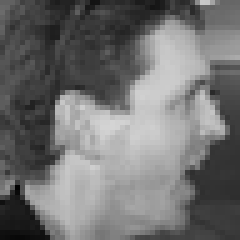
#> input picture activities/act_3/Data/Angry/10385.png, 48 x 48 px (shown 5 times larger); its folder holds only this picture in this run
$ jupyter execute clean_image_data.ipynb   (shell and % lines are left out)
#> lines starting #> are read from the running program, lines starting #| are printed output that depends on the picture
# 🧹 Image Data Cleaning Guide
### Human Emotion Dataset — `C:/Nemeno/3rd year/2nd sem/IS2/activities/act_3/Data`

This notebook walks you through cleaning your emotion image dataset step by step:

1. **Audit the dataset** — count files per class, list formats
2. **Fix the folder name typo** — `Suprise` → `Surprise`
3. **Remove corrupted images** — files that can't be opened
4. **Remove too-small images** — images with very low resolution
5. **Detect duplicate images** — identical files (by hash)
6. **Check class balance** — visualize how many images per class
7. **Summary report** — what was removed and what remains

---
## Step 0 — Install required libraries

[cell 1]
# Run this cell once if you don't have these libraries

---
## Step 1 — Setup & Imports

[cell 2]
import os
import hashlib
import shutil
from pathlib import Path
from PIL import Image
import pandas as pd
import matplotlib.pyplot as plt
import matplotlib.image as mpimg
from tqdm import tqdm
import warnings
warnings.filterwarnings('ignore')

# --- Configuration ---
DATA_DIR = Path(r'C:/Nemeno/3rd year/2nd sem/IS2/activities/act_3/Data')
VALID_EXTENSIONS = {'.png', '.jpg', '.jpeg', '.bmp', '.gif', '.webp'}
MIN_SIZE_PX = 48   # Minimum width AND height in pixels

print(f"Data directory: {DATA_DIR}")
print(f"Exists: {DATA_DIR.exists()}")

---
## Step 2 — Audit: Count files per class

[cell 3]
classes = [d.name for d in DATA_DIR.iterdir() if d.is_dir()]
print(f"Found classes: {classes}\n")

audit = []
for cls in classes:
    cls_dir = DATA_DIR / cls
    files = list(cls_dir.iterdir())
    by_ext = {}
    for f in files:
        ext = f.suffix.lower()
        by_ext[ext] = by_ext.get(ext, 0) + 1
    audit.append({'Class': cls, 'Total Files': len(files), **by_ext})

audit_df = pd.DataFrame(audit).fillna(0)
int_cols = [c for c in audit_df.columns if c != 'Class']
audit_df[int_cols] = audit_df[int_cols].astype(int)
print(audit_df.to_string(index=False))

[cell 4]
# Visualize class counts
totals = {row['Class']: row['Total Files'] for row in audit}

fig, ax = plt.subplots(figsize=(8, 5))
bars = ax.bar(totals.keys(), totals.values(), color=['#e74c3c','#9b59b6','#f1c40f','#3498db','#2ecc71'])
ax.bar_label(bars, padding=3)
ax.set_title('Image Count per Emotion Class (Before Cleaning)', fontsize=14)
ax.set_ylabel('Number of Images')
ax.set_xlabel('Emotion Class')
plt.tight_layout()
plt.show()
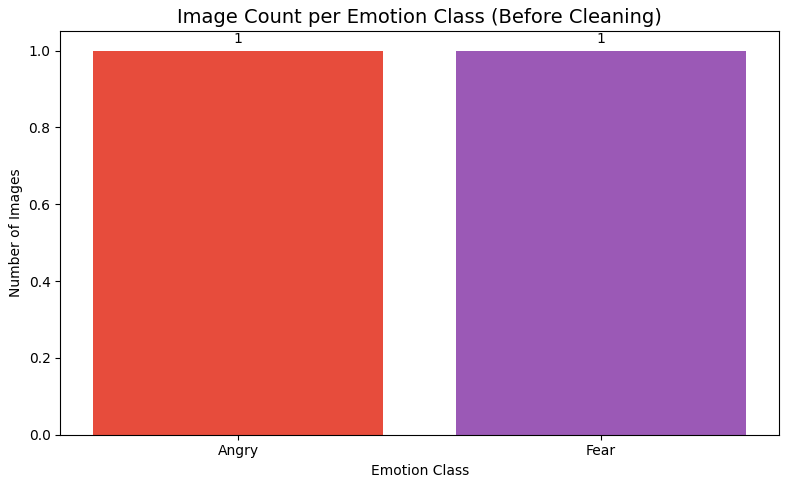
#> figure drawn by matplotlib, 1 panel

print(f"\nTotal images across all classes: {sum(totals.values())}")

---
## Step 3 — Fix Folder Name Typo: `Suprise` → `Surprise`

> ⚠️ **Run this only ONCE!** After renaming, the old folder name no longer exists.

[cell 5]
old_name = DATA_DIR / 'Suprise'
new_name = DATA_DIR / 'Surprise'

if old_name.exists() and not new_name.exists():
    old_name.rename(new_name)
    print(f"✅ Renamed: '{old_name.name}'  →  '{new_name.name}'")
elif new_name.exists():
    print(f"ℹ️  '{new_name.name}' already exists — no action needed.")
else:
    print(f"⚠️  '{old_name.name}' not found. Check the folder name manually.")

---
## Step 4 — Remove Non-Image Files

Check for files with unexpected extensions inside the class folders.

[cell 6]
# Re-detect classes after rename
classes = [d.name for d in DATA_DIR.iterdir() if d.is_dir()]

non_image_files = []

for cls in classes:
    cls_dir = DATA_DIR / cls
    for f in cls_dir.iterdir():
        if f.suffix.lower() not in VALID_EXTENSIONS:
            non_image_files.append({'Class': cls, 'File': f.name, 'Extension': f.suffix})

if non_image_files:
    print(f"Found {len(non_image_files)} non-image files:")
    print(pd.DataFrame(non_image_files).to_string(index=False))
else:
    print("✅ No non-image files found.")

[cell 7]
# [7 lines of commented-out code are left out]

print("(Deletion is commented out for safety. Uncomment lines above to delete.)")

---
## Step 5 — Remove Corrupted Images

A corrupted image is one that **cannot be opened** by Pillow.
This can happen if a file was partially downloaded or is just an empty/broken file.

[cell 8]
corrupted_files = []

for cls in classes:
    cls_dir = DATA_DIR / cls
    files = [f for f in cls_dir.iterdir() if f.suffix.lower() in VALID_EXTENSIONS]

    for f in tqdm(files, desc=f'Checking [{cls}]', leave=False):
        try:
            with Image.open(f) as img:
#> img is the input picture: PIL image 48x48 L; min 0, max 212, mean 113
                img.verify()   # checks file integrity without loading all pixel data
        except Exception as e:
            corrupted_files.append({'Class': cls, 'File': f.name, 'Error': str(e)})

print(f"\nTotal corrupted images found: {len(corrupted_files)}")
if corrupted_files:
    print(pd.DataFrame(corrupted_files).to_string(index=False))

[cell 9]
# OPTIONAL: Move corrupted files to a 'quarantine' folder instead of deleting
QUARANTINE_DIR = DATA_DIR.parent / 'quarantine'

# [6 lines of commented-out code are left out]

print("(Move is commented out for safety. Uncomment to move corrupted files.)")

---
## Step 6 — Remove Too-Small Images

Images smaller than **32x32 pixels** are usually too blurry or uninformative for training a model.

[cell 10]
small_files = []

for cls in classes:
    cls_dir = DATA_DIR / cls
    files = [f for f in cls_dir.iterdir() if f.suffix.lower() in VALID_EXTENSIONS]

    for f in tqdm(files, desc=f'Size check [{cls}]', leave=False):
        try:
            with Image.open(f) as img:
                w, h = img.size
#> w = 48; h = 48
                if w < MIN_SIZE_PX or h < MIN_SIZE_PX:
                    small_files.append({'Class': cls, 'File': f.name, 'Width': w, 'Height': h})
        except:
            pass   # already flagged as corrupted

print(f"\nImages smaller than {MIN_SIZE_PX}x{MIN_SIZE_PX}px: {len(small_files)}")
if small_files:
    print(pd.DataFrame(small_files).sort_values('Width').head(20).to_string(index=False))

[cell 11]
# Visualize image size distribution
widths, heights = [], []

sample_cls = classes[0]  # Just sample one class for speed
for f in (DATA_DIR / sample_cls).iterdir():
    if f.suffix.lower() in VALID_EXTENSIONS:
        try:
            with Image.open(f) as img:
                w, h = img.size
                widths.append(w)
                heights.append(h)
        except:
            pass

fig, axes = plt.subplots(1, 2, figsize=(12, 4))
axes[0].hist(widths, bins=40, color='steelblue', edgecolor='white')
axes[0].set_title(f'Image Widths [{sample_cls}]')
axes[0].set_xlabel('Width (px)')
axes[0].axvline(MIN_SIZE_PX, color='red', linestyle='--', label=f'Min={MIN_SIZE_PX}px')
axes[0].legend()

axes[1].hist(heights, bins=40, color='darkorange', edgecolor='white')
axes[1].set_title(f'Image Heights [{sample_cls}]')
axes[1].set_xlabel('Height (px)')
axes[1].axvline(MIN_SIZE_PX, color='red', linestyle='--', label=f'Min={MIN_SIZE_PX}px')
axes[1].legend()

plt.suptitle('Image Size Distribution (sample class)', y=1.02)
plt.tight_layout()
plt.show()
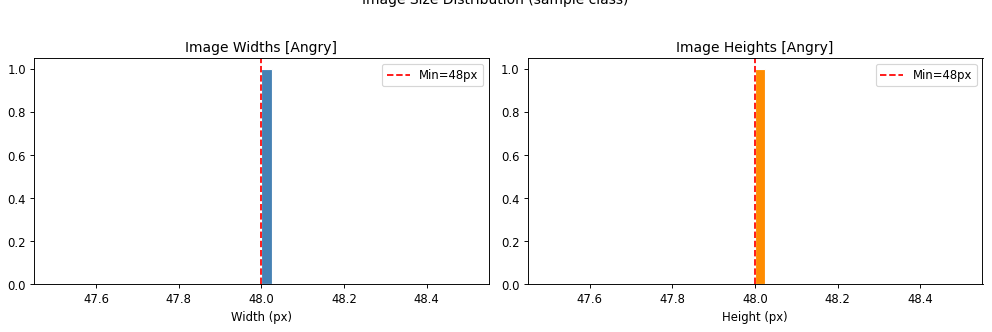
#> figure drawn by matplotlib, 2 panels; panel 1: tallest bar 1 high, from x = 48 to 48.02; panel 2: tallest bar 1 high, from x = 48 to 48.02

---
## Step 7 — Detect Duplicate Images (by MD5 Hash)

Exact duplicates are detected by computing the **MD5 hash** of each file.
If two files have the same hash → they are byte-for-byte identical.

[cell 12]
def file_hash(filepath):
    """Return MD5 hash of file content."""
    h = hashlib.md5()
    with open(filepath, 'rb') as f:
        while chunk := f.read(8192):
            h.update(chunk)
    return h.hexdigest()

hash_map = {}   # { hash -> list of file paths }

for cls in classes:
    cls_dir = DATA_DIR / cls
    files = [f for f in cls_dir.iterdir() if f.suffix.lower() in VALID_EXTENSIONS]

    for f in tqdm(files, desc=f'Hashing [{cls}]', leave=False):
        try:
            h = file_hash(f)
            hash_map.setdefault(h, []).append(f)
        except:
            pass

# Find groups with more than one file
duplicate_groups = {h: paths for h, paths in hash_map.items() if len(paths) > 1}

total_dupes = sum(len(v) - 1 for v in duplicate_groups.values())
print(f"\nDuplicate groups found: {len(duplicate_groups)}")
print(f"Redundant files (extra copies) to remove: {total_dupes}")

if duplicate_groups:
    for i, (h, paths) in enumerate(list(duplicate_groups.items())[:5]):
        print(f"\n  Group {i+1} (hash: {h[:10]}...):")
        for p in paths:
            print(f"    {p.parent.name}/{p.name}")

[cell 13]
# [13 lines of commented-out code are left out]

---
## Step 8 — Preview Sample Images

Visually spot-check a few images from each class to make sure they look correct.

[cell 14]
import random

n_preview = 4   # images per class
fig, axes = plt.subplots(len(classes), n_preview, figsize=(14, 3 * len(classes)))

for row_idx, cls in enumerate(sorted(classes)):
    cls_dir = DATA_DIR / cls
    all_images = [f for f in cls_dir.iterdir() if f.suffix.lower() in VALID_EXTENSIONS]
    sample = random.sample(all_images, min(n_preview, len(all_images)))

    for col_idx in range(n_preview):
        ax = axes[row_idx][col_idx]
        if col_idx < len(sample):
            try:
                img = Image.open(sample[col_idx]).convert('RGB')
#> img: PIL image 48x48 RGB
                ax.imshow(img)
                ax.set_title(sample[col_idx].name[:20], fontsize=7)
            except Exception as e:
                ax.set_title('ERROR', color='red', fontsize=8)
        ax.axis('off')

    axes[row_idx][0].set_ylabel(cls, fontsize=12, rotation=90, labelpad=5)

plt.suptitle('Sample Images per Emotion Class', fontsize=14, y=1.01)
plt.tight_layout()
plt.show()
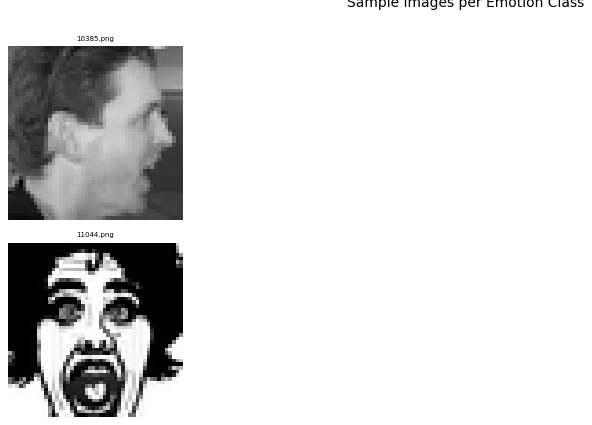
#> figure drawn by matplotlib, 2 panels

---
## Step 9 — Class Balance Report

[cell 15]
after_counts = {}
for cls in sorted(classes):
    cls_dir = DATA_DIR / cls
    count = len([f for f in cls_dir.iterdir() if f.suffix.lower() in VALID_EXTENSIONS])
    after_counts[cls] = count

total = sum(after_counts.values())
print("=" * 40)
print(f"{'Class':<12} {'Images':>8}  {'% of total':>10}")
print("=" * 40)
for cls, cnt in after_counts.items():
    pct = 100 * cnt / total
    print(f"{cls:<12} {cnt:>8}  {pct:>9.1f}%")
print("=" * 40)
print(f"{'TOTAL':<12} {total:>8}  {'100.0%':>10}")

# Visualize
fig, ax = plt.subplots(figsize=(8, 5))
colors = ['#e74c3c','#9b59b6','#f1c40f','#3498db','#2ecc71']
bars = ax.bar(after_counts.keys(), after_counts.values(), color=colors[:len(after_counts)])
ax.bar_label(bars, padding=3)
ax.set_title('Image Count per Class (After Cleaning)', fontsize=14)
ax.set_ylabel('Number of Images')
ax.set_xlabel('Emotion Class')

# Add imbalance warning if max/min ratio > 2
max_c = max(after_counts.values())
min_c = min(after_counts.values())
if max_c / min_c > 2:
    ax.text(0.98, 0.96, f'⚠️ Imbalanced!\nRatio: {max_c/min_c:.1f}x',
            transform=ax.transAxes, ha='right', va='top',
            fontsize=11, color='red',
            bbox=dict(boxstyle='round', facecolor='#ffeeba', alpha=0.8))

plt.tight_layout()
plt.show()
